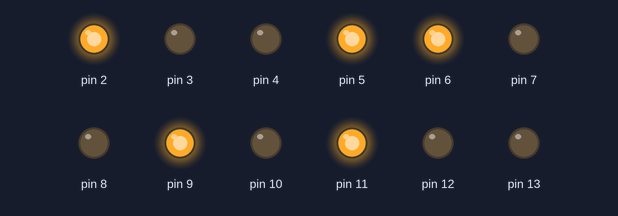
A sketch run on a simulated Arduino Uno, built with avr-gcc and run on an emulated ATmega328P. Shown: output pins drawn as LEDs (lit = HIGH).

Above: at 0.1 s.
At 7.1 s:
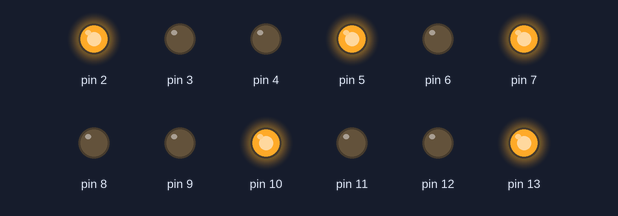
At 12.1 s:
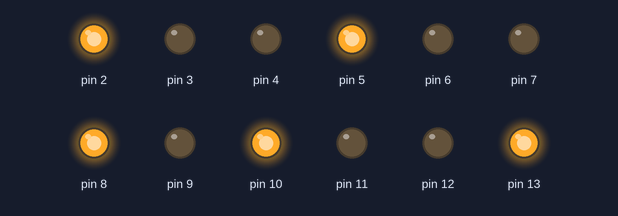
At 19.1 s:
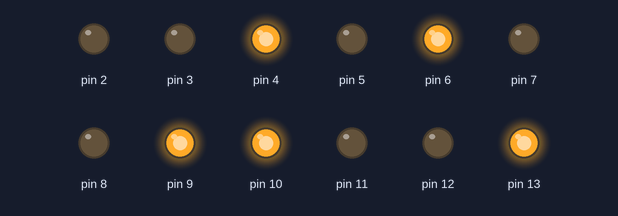
At 26.1 s:
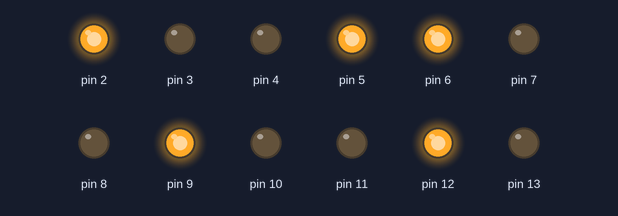
At 35.1 s:
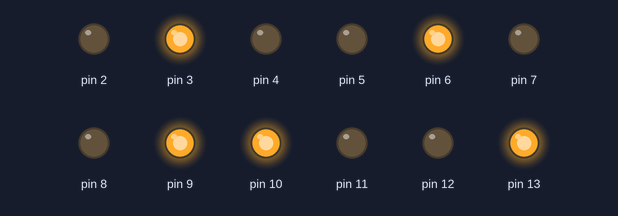
Timing chart, 0 to 36.6 s (numbered marks = the images above):
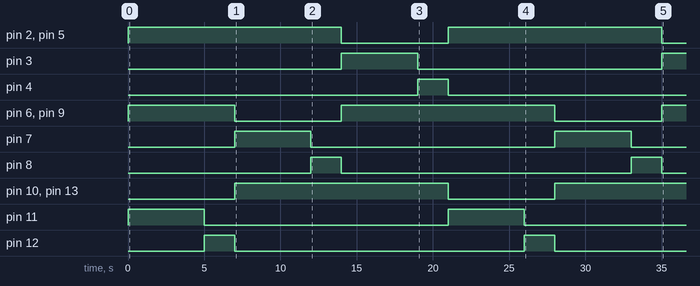

Measured:
- by itself, pin 2, pin 5: alternates HIGH for 14.0 s and LOW for 7.0 s
- by itself, pin 3: LOW → HIGH at 14.0 s, → LOW 5.0 s later, → HIGH 16.0 s later
- by itself, pin 4: LOW → HIGH at 19.0 s, → LOW 2.0 s later
- by itself, pin 6, pin 9: goes HIGH 7.0 s, LOW 7.0 s, HIGH 14.0 s, LOW 7.0 s, then HIGH
- by itself, pin 7, pin 11: alternates HIGH for 5.0 s and LOW for 16.0 s
- by itself, pin 8, pin 12: alternates HIGH for 2.0 s and LOW for 19.0 s
- by itself, pin 10, pin 13: LOW → HIGH at 7.0 s, → LOW 14.0 s later, → HIGH 7.0 s later

The sketch:

Logica_semaforo.ino
```cpp
// C++ code
//
void setup() {
  // Configuramos todos los pines del 2 al 13 como salida
  for (int i = 2; i <= 13; i++) {
    pinMode(i, OUTPUT);
  }
}

void loop() {
  // ==========================================
  // FASE 1: SEMÁFORO 1 EN VERDE
  // ==========================================
  digitalWrite(11, HIGH); // S1 con luz verde
  digitalWrite(13, LOW);  // S1 luz roja apagada
  digitalWrite(10, LOW);  // S1 luz azul apagada

  digitalWrite(9, HIGH);  // S2 con luz roja encendida
  digitalWrite(6, HIGH);  // s2 luz azul encendida

  digitalWrite(5, HIGH);  // s3 con luz roja encendida
  digitalWrite(2, HIGH);  // s3 luz azul encendida
  delay(5000); // Esperamos 5 segundos

  // S1 cambia a Amarillo
  digitalWrite(11, LOW); // S1 luz verde apagada
  digitalWrite(12, HIGH); // S1 luz amarilla encendida
  delay(2000); // Esperamos 2 segundos
  digitalWrite(12, LOW); // S1 luz amarilla apagada
  digitalWrite(13, HIGH); // S1 luz roja encendida
  digitalWrite(10, HIGH); // S1 luz azul encendida

  // ==========================================
  // FASE 2: SEMÁFORO 2 EN VERDE
  // ==========================================
  digitalWrite(9, LOW); // S2 luz roja apagada
  digitalWrite(6, LOW);   // S2 luz azul apagada
  digitalWrite(7, HIGH);  // S2 luz verde encendida
  delay(5000); // Esperamos 5 segundos

  // S2 cambia a Amarillo
  digitalWrite(7, LOW); // S2 luz verde apagada
  digitalWrite(8, HIGH); // S2 luz amarilla encendida
  delay(2000); // Esperamos 2 segundos
  digitalWrite(8, LOW); // S2 luz amarilla apagada
  digitalWrite(9, HIGH); // S2 luz roja encendida
  digitalWrite(6, HIGH); // S2 luz azul encendida

  // ==========================================
  // FASE 3: SEMÁFORO 3 EN VERDE
  // ==========================================
  digitalWrite(5, LOW);   // S3 luz roja apagada
  digitalWrite(2, LOW);   // S3 luz azul apagada
  digitalWrite(3, HIGH);  // S3 luz verde encendida
  delay(5000); // Esperamos 5 segundos

  // S3 cambia a Amarillo
  digitalWrite(3, LOW); // S3 luz verde apagada
  digitalWrite(4, HIGH); // S3 luz amarilla encendida
  delay(2000); // Esperamos 2 segundos
  digitalWrite(4, LOW); // S3 luz amarilla apagada
  digitalWrite(5, HIGH);  // S3 luz roja encendida
  digitalWrite(2, HIGH); // S3 luz azul encendida
}
```
